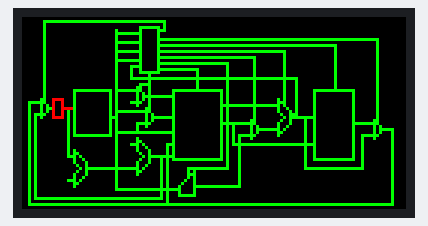
The sketch below on a simulated ESP32. On the bench: 128×64 colour display.

Above: at 0.1 s.
At 8.1 s:
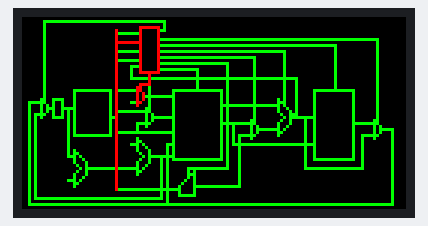
At 12.1 s:
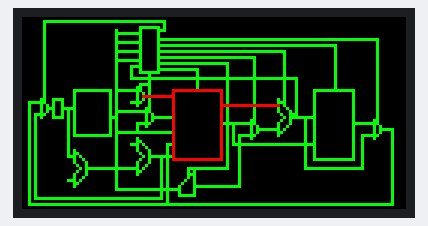
At 18.1 s:
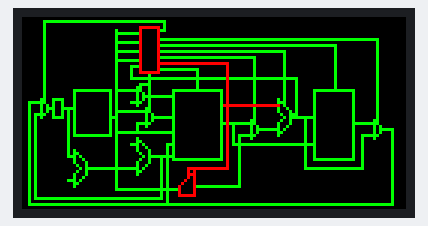
At 26.1 s:
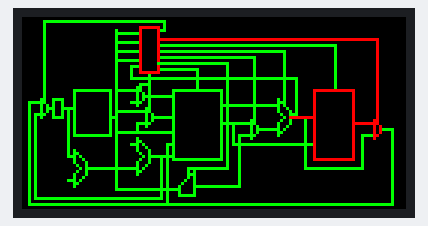
At 38.1 s:
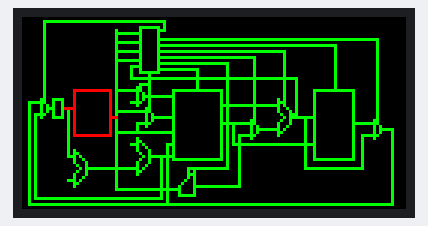

The sketch:

micro416_project.ino
```cpp
// Example sketch which shows how to display some patterns
// on a 64x32 LED matrix
//

#include "ESP32-HUB75-MatrixPanel-I2S-DMA.h"


#define PANEL_RES_X 64      // Number of pixels wide of each INDIVIDUAL panel module.
#define PANEL_RES_Y 64     // Number of pixels tall of each INDIVIDUAL panel module.
#define PANEL_CHAIN 2      // Total number of panels chained one to another

//MatrixPanel_I2S_DMA dma_display;
MatrixPanel_I2S_DMA *dma_display = nullptr;

uint16_t myBLACK = dma_display->color565(0, 0, 0);
uint16_t myWHITE = dma_display->color565(255, 255, 255);
uint16_t myRED = dma_display->color565(255, 0, 0);
uint16_t myGREEN = dma_display->color565(0, 255, 0);
uint16_t myBLUE = dma_display->color565(0, 0, 255);


// Input a value 0 to 255 to get a color value.
// The colours are a transition r - g - b - back to r.
// From: https://gist.github.com/davidegironi/3144efdc6d67e5df55438cc3cba613c8


void setup() {
  Serial.begin(115000);
  // Module configuration
  HUB75_I2S_CFG mxconfig(
    PANEL_RES_X,   // module width
    PANEL_RES_Y,   // module height
    PANEL_CHAIN    // Chain length
  );

  mxconfig.gpio.e = 32;
  mxconfig.clkphase = false;
  mxconfig.driver = HUB75_I2S_CFG::FM6124;

  // Display Setup
  dma_display = new MatrixPanel_I2S_DMA(mxconfig);
  dma_display->begin();
  dma_display->setBrightness8(90); //0-255
  dma_display->clearScreen();
  dma_display->fillScreen(dma_display->color444(0, 0, 0));

  //drawText(0);

}
void rect1(int x0,int y0,int len,int wd, int r, int g, int b)
{
  dma_display->drawRect(x0,y0,wd,len,dma_display->color444(r, g, b));
}

void line(int x0, int y0, int x2, int y2, int r, int g, int b)
{
  dma_display->drawLine(x0, y0, x2, y2, dma_display->color444(r, g, b));
}

void trapezium(int xlu,int ylu,int xru,int yru, int xld, int yld, int xrd, int yrd, int r, int g, int b)
{
  line(xlu, ylu, xru, yru, r, g, b);
  line(xru, yru, xrd, yrd, r, g, b);
  line(xld, yld, xrd, yrd, r, g, b);
  line(xlu, ylu, xld, yld, r, g, b);
}

void alu(int x, int y, int r, int g, int b)
{
    line(x, y, x+4, y+4, r, g, b);
    line(x+4, y+4, x+4, y+8, r, g, b);
    line(x+4, y+8, x, y+12, r, g, b);
    line(x, y+12, x, y+8, r, g, b);
    line(x, y+8, x+2, y+6, r, g, b);
    line(x+2, y+6, x, y+4, r, g, b);
    line(x, y+4, x, y, r, g, b);
}

void mux(int x, int y, int r, int g, int b)
{
  dma_display->drawLine(x, y, x+2, y+1, dma_display->color444(r, g, b));
  dma_display->drawLine(x+2, y+1, x+2, y+6, dma_display->color444(r, g, b));
  dma_display->drawLine(x, y+7, x+2, y+6, dma_display->color444(r, g, b));
  dma_display->drawLine(x, y, x, y+7, dma_display->color444(r, g, b));

  //trapezium(x, y, x+2, y+1, x, y+7, x+2, y+6);
}


void ctrlUnit(int r, int g, int b){ rect1(39, 3, 16, 7, r, g, b);} //Control unit}
void cond(int r, int g, int b){ line(32, 5, 39, 5, r, g, b);} //Cond
void op(int r, int g, int b){ line(32, 8, 39, 8, r, g, b);} //Op
void funct(int r, int g, int b){ line(32, 11, 39, 11, r, g, b);} //Funct
void rd(int r, int g, int b){ line(32, 14, 39, 14, r, g, b);} //Rd

void aluFlags(int r, int g, int b)
{
   line(36, 16, 39, 16, r, g, b); //ALU-flags
   line(36, 16, 36, 20, r, g, b); //ALU-flags
   line(36, 20, 91, 20, r, g, b); //ALU-flags
   line(91, 21, 91, 32, r, g, b); //ALU-flags
   line(91, 32, 89, 32, r, g, b); //ALU-flags
}
void clk(int r, int g, int b) {rect1(10, 27, 7, 4, r, g, b);}
void pc2clk(int r, int g, int b)
{
   line(9, 30, 10, 30, r, g, b); //PC to Clock
}
void PCplus4Alu(int r, int g, int b){alu(17, 44, r, g, b);} //(PC + 4) ALU
void clk2PCplus4Alu(int r, int g, int b)
{
    line(17, 46, 15, 46, r, g, b); //Clock output to (PC + 4) ALU up input
    line(15, 30, 15, 46, r, g, b); //Clock output to (PC + 4) ALU up input
}
void clk2instMem(int r, int g, int b)
{
  line(14, 30, 16, 30, r, g, b); //Clock to Instruction Memory
}
void instMem(int r, int g, int b)
{
  rect1(17, 24, 16, 13, r, g, b); //Clock to Instruction Memory
}
void instMem2bus(int r, int g, int b)
{
   line(30, 33, 31, 33, r, g, b); //Instruction memory to Bus
}
void bus(int r, int g, int b)
{
  line(31, 4, 31, 57, r, g, b); //Bus
}

void muxA1(int r, int g, int b)
{
  trapezium(38, 23, 40, 25, 38, 29, 40, 27, r, g, b); //A1 MUX
}

void muxA2(int r, int g, int b)
{
  trapezium(41, 30, 43, 32, 41, 36, 43, 34, r, g, b); //A2 MUX
}

void bus2muxA1(int r, int g, int b){line(37, 24, 32, 24, r, g, b);} //Bus 2 MUX A1 up
void bus2muxA2up(int r, int g, int b){line(40, 31, 32, 31, r, g, b);}//Bus 2 MUX A2 up
void bus2reg(int r, int g, int b)
{
    line(31, 38, 50, 38, r, g, b);
    line(40, 35, 38, 35, r, g, b); //MUX A2 down
    line(38, 36, 38, 38, r, g, b);
}
void muxA12reg(int r, int g, int b){ line(40, 26, 50, 26, r, g, b); }
void muxA22reg(int r, int g, int b){line(43, 33, 50, 33, r, g, b);}
void regSrc2muxA1(int r, int g, int b)
{
  line(42, 18, 42, 22, r, g, b);
  line(39, 24, 39, 22, r, g, b); //RegSrc shorted to MUX A1 selection
  line(39, 22, 41, 22, r, g, b); //RegSrc shorted to MUX A1 selection
}
void regSrc2muxA2(int r, int g, int b){line(42, 31, 42, 19, r, g, b);}
void reg(int r, int g, int b){ rect1(50, 24, 24, 17, r, g, b);} //Register file
void regWrite(int r, int g, int b)
{
    line(58, 17, 58, 23, r, g, b); //RegWrite
    line(46, 17, 58, 17, r, g, b);
}
void reg2alu(int r, int g, int b){line(67, 29, 85, 29, r, g, b);}
void muxAfterReg(int r, int g, int b){trapezium(76, 34, 78, 36, 76, 40, 78, 38, r, g, b);}
void mux2alu(int r, int g, int b){line(85, 37, 78, 37, r, g, b);}
void extend(int r, int g, int b){ trapezium(52, 56, 57, 51, 52, 59, 57, 59, r, g, b);}
void bus2extend(int r, int g, int b){ line(31, 57, 52, 57, r, g, b);} //Bus to Extend
void immsrc2extend(int r, int g, int b)
{
    line(55, 50, 55, 53, r, g, b); //ImmSrc
    line(68, 50, 55, 50, r, g, b); //ImmSrc
    line(68, 15, 68, 50, r, g, b); //ImmSrc
    line(45, 15, 68, 15, r, g, b); //
}

void alu2dataMem_dataMem(int r, int g, int b)
{
  line(89, 33, 97, 33, r, g, b); //ALU to Data memory
   rect1(97, 24, 24, 14, r, g, b); //Data memory
}
void dataMux2PCMux(int r, int g, int b)
{
    line(2, 28, 6, 28, r, g, b); //MUX up input connected to output of MUX after Data Memory
    line(2, 29, 2, 61, r, g, b); //MUX up input connected to output of MUX after Data Memory
    line(2, 62, 123, 62, r, g, b); //MUX up input connected to output of MUX after Data Memory
    line(123, 61, 123, 37, r, g, b); //MUX up input connected to output of MUX after Data Memory
    line(122, 37, 119, 37, r, g, b); //MUX up input connected to output of MUX after Data Memory

}
void dataMux2wd3(int r, int g, int b)
{
    line(122, 37, 119, 37, r, g, b);
    line(123, 61, 123, 37, r, g, b);
    line(48, 62, 123, 62, r, g, b);
    line(48, 61, 48, 42, r, g, b);
    line(48, 42, 50, 42, r, g, b);

}
void PCplus82PCMux(int r, int g, int b)
{
    line(4, 32, 6, 32, r, g, b); //MUX down input connected to output of (PC + 😎 ALU
    line(4, 33, 4, 60, r, g, b); //MUX down input connected to output of (PC + 😎 ALU
    line(4, 60, 46, 60, r, g, b); //MUX down input connected to output of (PC + 😎 ALU
    line(46, 59, 46, 46, r, g, b); //MUX down input connected to output of (PC + 😎 ALU
}
void PCSrc(int r, int g, int b)
{
    line(7, 2, 7, 28, r, g, b); //PCSrc
    line(7, 1, 47, 1, r, g, b); //PCSrc
    line(47, 2, 47, 4, r, g, b); //PCSrc
    line(46, 4, 45, 4, r, g, b); //PCSrc
}
void PCMux(int r, int g, int b){trapezium(6, 27, 8, 29, 6, 33, 8, 31, r, g, b);} //MUX
void dataMemAlu(int r, int g, int b){ alu(85, 27, r, g, b);} //Rightmost ALU
void memWrite(int r, int g, int b)
{
    line(104, 9, 104, 24, r, g, b); //MemWrite
    line(45, 9, 104, 9, r, g, b); //MemWrite
}
void mem2reg(int r, int g, int b)
{
    line(45, 7, 118, 7, r, g, b); //MemtoReg
    line(118, 7, 118, 35, r, g, b); //MemtoReg
}
void muxAfterDataMem(int r, int g, int b){ trapezium(117, 34, 119, 36, 117, 40, 119, 38, r, g, b);} //MUX afte Data memory
void reg2dataMem(int r, int g, int b)
{
    line(70, 35, 70, 42, r, g, b); //Register file output to Data memory input
    line(70, 42, 97, 42, r, g, b); //Register file output to Data memory input
}
void alub4dataMem2muxAfterDataMem(int r, int g, int b)
{
    line(94, 33, 94, 50, r, g, b); //ALU output to MUX after data memory input
    line(94, 50, 113, 50, r, g, b); //ALU output to MUX after data memory input
    line(113, 50, 113, 39, r, g, b); //ALU output to MUX after data memory input
    line(113, 39, 117, 39, r, g, b); //ALU output to MUX after data memory input
}
void dataMem2mux(int r, int g, int b){ line(117, 35, 111, 35, r, g, b);} //Data memory to MUX up input
void aluSrc(int r, int g, int b)
{
    line(45, 13, 77, 13, r, g, b); //ALUSrc
    line(77, 13, 77, 35, r, g, b); //ALUSrc
}
void aluCtrl(int r, int g, int b)
{
    line(45, 11, 87, 11, r, g, b); //ALUControl
    line(87, 11, 87, 29, r, g, b); //ALUControl
}
void mux2extend(int r, int g, int b)
{
    line(72, 39, 72, 56, r, g, b); //MUX down input connected to Extend (ExtImm)
    line(72, 56, 57, 56, r, g, b); //MUX down input connected to Extend (ExtImm)
    line(72, 39, 75, 39, r, g, b); //MUX down input connected to Extend (ExtImm)
}
void reg2mux(int r, int g, int b){line(75, 35, 67, 35, r, g, b);}
void pcPlus8alu(int r, int g, int b){alu(38, 40, r, g, b);}
void pcPlus8alu2reg(int r, int g, int b){line(42, 46, 50, 46, r, g, b);}
void pcPlus42pcPlus8(int r, int g, int b){line(21, 50, 38, 50, r, g, b);}

void initialSetup()
{
  //Control Unit
    ctrlUnit(0,15,0);
    cond(0,15,0);
    op(0,15,0);
    funct(0,15,0);
    rd(0,15,0);
    aluFlags(0,15,0);

    //Clock
    clk(0,15,0); //Chotto rect
    pc2clk(0,15,0);//PC to clock

    //alu(17, 44, 15, 0, 0); //(PC + 4) ALU
    PCplus4Alu(0,15,0);
    clk2PCplus4Alu(0,15,0); //Clock output to (PC + 4) ALU up input
    line(17, 54, 15, 54, 0, 15, 0); //(PC + 4) ALU down input


    //MUX and PC

    dataMux2PCMux(0,15,0);
    PCplus82PCMux(0,15,0);
    PCSrc(0,15,0);
    PCMux(0,15,0);


    //Instruction Memory
    clk2instMem(0, 15, 0); //Clock to Instruction Memory
    instMem(0, 15, 0); //Instruction Memory

    bus(0,15,0); //Bus
    //Register File
    instMem2bus(0,15,0); //Instruction memory to Bus
    reg(0,15,0); //Register file


    muxA1(0,15,0); //A1 MUX
    muxA2(0,15,0); //A2 MUX


    regSrc2muxA2(0,15,0); //RegSrc to A2 Mux
    regSrc2muxA1(0,15,0); //RegSrc shorted to MUX A1 selection


    bus2muxA1(0,15,0); //Bus 2 MUX A1 up
    line(37, 28, 36, 28, 0, 15, 0); //MUX A1 down


    bus2muxA2up(0,15,0); //Bus 2 MUX A2 up


    muxA12reg(0,15,0);//MUX A1 to Register file
    muxA22reg(0,15,0);//MUX A2 to Register file
    bus2reg(0,15,0); //Bus to Register file


   //PC+8 ALU
    pcPlus8alu(0,15,0); //(PC + 8) ALU
    pcPlus8alu2reg(0,15,0); //ALU to Register file
    line(38, 42, 36, 42, 0, 15, 0); //ALU input up
    pcPlus42pcPlus8(0,15,0); //(PC + 8) ALU input down connected to (PC + 4) ALU
    regWrite(0,15,0);//RegWrite


    //ALU
    dataMemAlu(0,15,0);
    reg2alu(0,15,0);// ALU up input
    mux2alu(0,15,0);//ALU down input connected to MUX
    muxAfterReg(0,15,0); //MUX before ALU
    reg2mux(0,15,0);//MUX up input
    //line(72, 39, 67, 39, 15, 0, 0); //MUX down input
    mux2extend(0,15,0);
    aluSrc(0,15,0);
    aluCtrl(0,15,0);

    //Extend
    extend(0,15,0);
    immsrc2extend(0,15,0); //ImmSrc
    bus2extend(0,15,0);


    //Data Memory
    alu2dataMem_dataMem(0, 15, 0);// ALU to Data Memory and Data Memory
    memWrite(0,15,0);
    muxAfterDataMem(0,15,0);
    mem2reg(0,15,0);
    reg2dataMem(0,15,0);
    alub4dataMem2muxAfterDataMem(0,15,0);
    dataMem2mux(0,15,0);

    dataMux2wd3(0,15,0);

}
void LDR()
{
  clk(15,0,0);
    clk2instMem(15,0,0);
    delay(4000);
    clk(0,15,0);

    instMem(15,0,0);
    instMem2bus(15,0,0);
    delay(4000);
    instMem2bus(0,15,0);
    clk2instMem(0,15,0);
    instMem(0,15,0);

    ctrlUnit(15,0,0);
    op(15,0,0);
    bus(15,0,0);
    regSrc2muxA1(15,0,0);
    muxA1(15,0,0);
    delay(4000);
    op(0,15,0);
    bus(0,15,0);
    regSrc2muxA1(0,15,0);
    muxA1(0,15,0);
    ctrlUnit(0,15,0);

    muxA12reg(15,0,0);
    reg(15,0,0);
    reg2alu(15,0,0);// to off

    delay(4000);
    muxA12reg(0,15,0);
    reg(0,15,0);


    ctrlUnit(15,0,0);
    immsrc2extend(15,0,0); //ImmSrc
    delay(2000);
    extend(15,0,0);
    delay(2000);
    mux2extend(15,0,0);
    muxAfterReg(15,0,0);//to off
    delay(2000);
    mux2alu(15,0,0);
    dataMemAlu(15,0,0);
    delay(4000);
    immsrc2extend(0,15,0); //ImmSrc
    extend(0,15,0);
    mux2extend(0,15,0);
    mux2alu(0,15,0);
    dataMemAlu(0,15,0);
    reg2alu(0,15,0);
    muxAfterReg(0,15,0);


    alu2dataMem_dataMem(15,0,0);
    mem2reg(15,0,0);
    dataMem2mux(15,0,0);
    muxAfterDataMem(15,0,0);
    delay(4000);
    alu2dataMem_dataMem(0,15,0);
    mem2reg(0,15,0);
    dataMem2mux(0,15,0);
    muxAfterDataMem(0,15,0);
    ctrlUnit(0,15,0);


    dataMux2wd3(15,0,0);
}
void loop() {


    initialSetup();
    LDR();

    delay(4000);


}
```

Measured:
- what the display in image 1 shows lasts 4.0 s, from 8.0 s to 12.0 s
- what the display in image 3 shows lasts 2.0 s, from 18.0 s to 20.0 s
